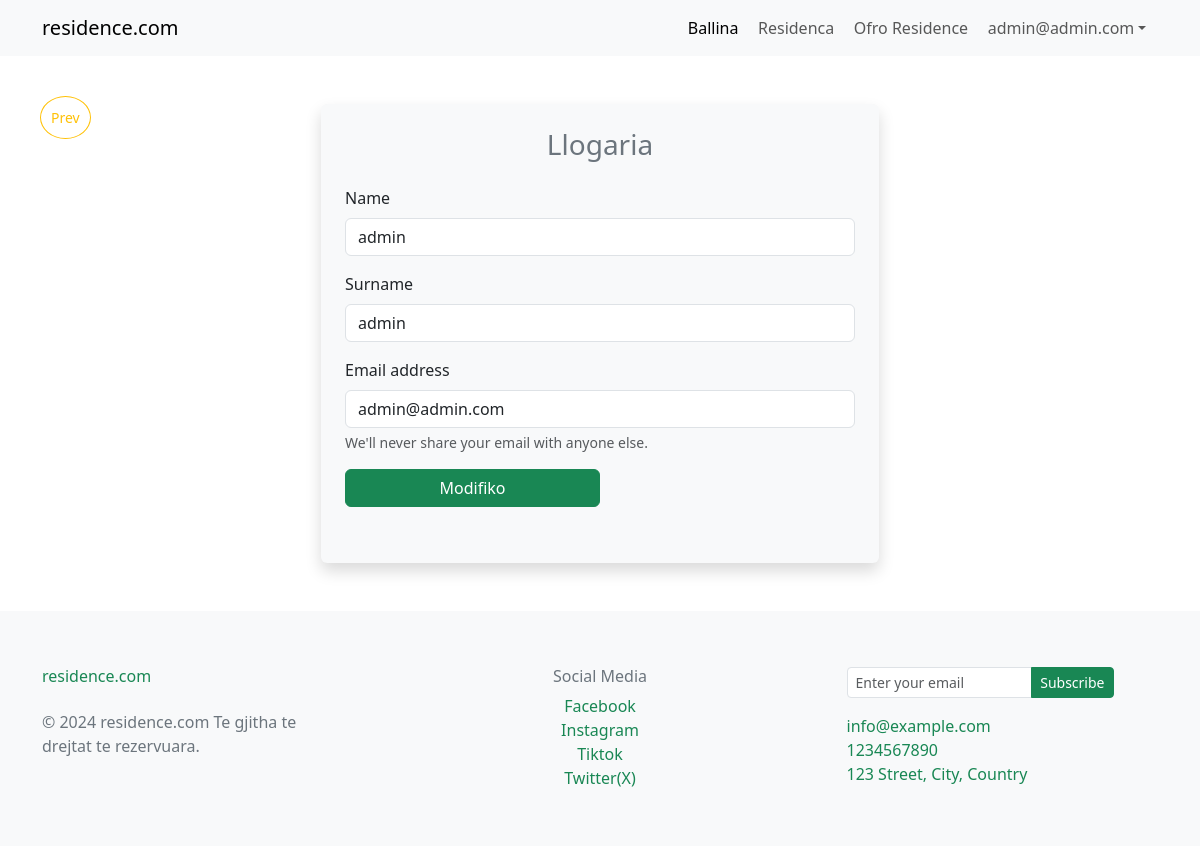
Page /myaccount.php (signed in) on the committed database.
### tables this page shows
CREATE TABLE `users` (
  `id` int(11) NOT NULL,
  `name` varchar(100) NOT NULL,
  `surname` varchar(100) NOT NULL,
  `email` varchar(200) NOT NULL,
  `password` varchar(250) NOT NULL,
  `isadmin` tinyint(1) NOT NULL DEFAULT 0,
  `created_at` timestamp NOT NULL DEFAULT current_timestamp(),
  `updated_at` timestamp NOT NULL DEFAULT current_timestamp() ON UPDATE current_timestamp()
);

### includes/crud.php (called while the page is built, shortened)
<?php
class CRUD{
    private $pdo;
    function __construct($pdo) {
        $this -> pdo = $pdo;
    }
    public function select($table, $columns = [], $where = [],  $limit, $sort){
        $where = $this->where($where);
        $kolonat = $this->columns($columns);
        $limit = ($limit > 0) ? ' LIMIT  ' .$limit  :  ' ';
        $sort = ($sort == '') ? ' ORDER BY id DESC  '  : ' ORDER BY ' . $sort . ' ';
        $sql = "SELECT $kolonat FROM $table $where $sort $limit";
        return $this->pdo->query($sql);
    }
    private function where($where = []) {
        $where_statement = '';
        if (count($where) > 0) {
            $where_statement .= ' WHERE ';
            $clauses = [];
            foreach ($where as $column => $value) {
                $clauses[] = "$column = '$value'";
            }
            $where_statement .= implode(' AND ', $clauses);
        }
        return $where_statement;
    }
    private function columns($columns = []){
        if(count($columns) == 0){
            return " * ";
        }
        else{
            return implode(", ", $columns);
        }
    }
}

### myaccount.php (the view, shortened to what this page needs)
<?php include('includes/header.php');
?>
<?php
$errors = [];
$account = (new CRUD($pdo))->select('users',[],['id'=> $_SESSION['user_id']],1,'');
if($account){
    $account = $account->fetch();
}
else{
    $errors[] = 'Something went wrong';
}
?>
<section class="login my-5">
    <div class="container d-flex justify-content-center">
        <div class="login-form w-50  p-4 shadow rounded bg-light">
            <div class="text-center mb-4">
                <h3 class="mb-3 text-secondary">Llogaria</h3>
            </div>
            <form method="POST" action="<?= $_SERVER['PHP_SELF'] ?>">
                <div class="mb-3">
                    <label for="name" class="form-label">Name</label>
                    <input type="text" name="name" class="form-control" id="name"  value="<?= $account['name'] ?>" required>
                </div>
                <div class="mb-3">
                    <label for="surname" class="form-label">Surname</label>
                    <input type="text" name="surname" class="form-control" id="surname"  value="<?= $account['surname'] ?>" required>
                </div>
                <div class="mb-3">
                    <label for="email" class="form-label">Email address</label>
                    <input type="email" name="email" class="form-control" id="email" value="<?= $account['email'] ?>" required aria-describedby="emailHelp">
                    <div id="divemail" class="form-text">We'll never share your email with anyone else.</div>
                </div>
                <div class="mb-3">
                    <button type="submit" name="update-btn" class="btn btn-success w-50 mb-3">Modifiko</button>
                </div>
            </form>
         </div>
    </div>
</section>
<?php include('includes/footer.php'); ?>

### rows in the picture
users: name "admin", surname "admin", email "admin@admin.com"

### other values in the picture
$_SESSION['email'] "admin@admin.com"
